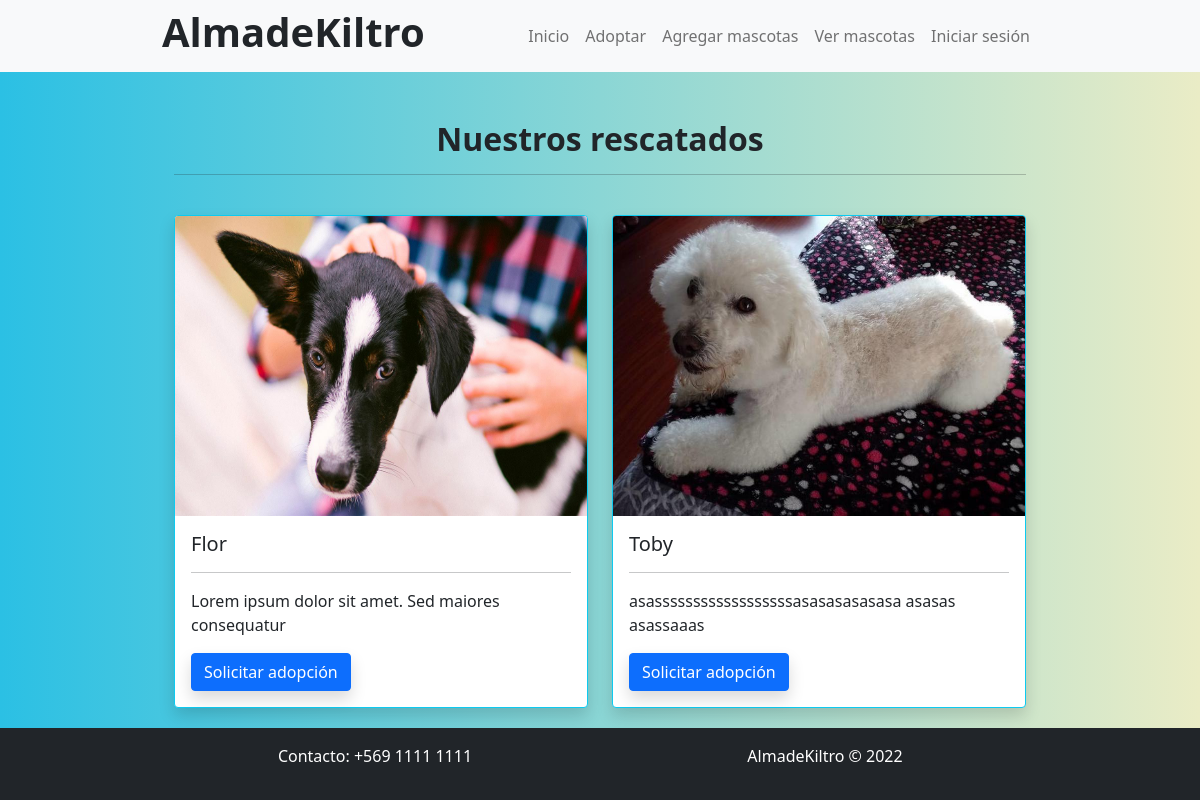
The app's page /mascotas/ with its own data.
### app/models.py (models this page shows, shortened)
class Mascota(models.Model):
    nombre_mascota = models.CharField(max_length=250)
    imagen = models.ImageField(upload_to="mascota", null=True)
    edad_mascota = models.CharField(max_length=250)
    sexo = models.IntegerField(choices=opciones_sexo)
    descripcion = models.TextField()
    tamaño = models.IntegerField(choices=opciones_tamaño)
    peso = models.CharField(max_length=250)
    especie = models.ForeignKey(Especie, on_delete=models.PROTECT)
    raza = models.ForeignKey(Raza, on_delete=models.PROTECT)

### app/views.py (the view)
# urls.py: path('mascotas/', mascotas, name="mascotas"),
def mascotas(request):
    mascotas = Mascota.objects.all()
    data = {
        'mascotas': mascotas
    }
    return render(request, 'app/mascotas.html', data)

### app/templates/app/mascotas.html (shortened to what this page needs)
{% extends 'app/base.html' %}
{% load static %}
{% block css %}
<link href="https://cdn.jsdelivr.net/npm/bootstrap@5.1.3/dist/css/bootstrap.min.css" rel="stylesheet">
<link rel="stylesheet" href="{% static 'app/css/mascotas.css' %}">{% endblock %}
{% block contenido %}
<main class="container">
    <h2 class="fw-bold text-center">Nuestros rescatados</h2>
    <hr><br>
    <div class="row row-cols-1 row-cols-md-2 g-4">{% for m in mascotas %}
        <div class="col">
            <div class="card border-info shadow">
                {% if m.imagen %}
                <img src="{{ m.imagen.url }}" class="card-img-top" alt="..."> {% endif %}
                <div class="card-body">
                    <h5 class="card-title">{{ m.nombre_mascota}}</h5>
                    <hr>
                    <p class="card-text">{{ m.descripcion }}</p>
                    <button type="button" class="btn btn-primary shadow">Solicitar adopción</button>
                </div>
            </div>
        </div>{% endfor %}
    </div>
</main>
{% endblock %}

### app/static/app/css/mascotas.css (style rules this page uses)
html { min-height: 100%; position: relative; }
body { background: #2BC0E4; background: -webkit-linear-gradient(to right, #EAECC6, #2BC0E4); background: linear-gradient(to left, #EAECC6, #2BC0E4); margin: 0; margin-bottom: 40px; }
.container { max-width: 900px; }
img { width: 300px; height: 300px; }

### records on screen
Mascota: imagen (picture), nombre_mascota "Flor", descripcion "Lorem ipsum dolor sit amet. Sed maiores consequatur"
Mascota: imagen (picture), nombre_mascota "Toby", descripcion "asassssssssssssssssssasasasasasasa asasas asassaaas"
